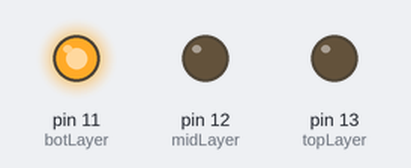
This sketch was run on a simulated Arduino Uno, built with avr-gcc and run on an emulated ATmega328P. Parts: output pins drawn as LEDs (lit = HIGH). Pins used as bus, display or sensor lines are not drawn.

Above: at 0.2 s.
At 1.7 s:
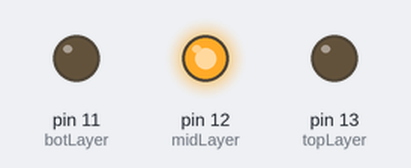
At 3.7 s:
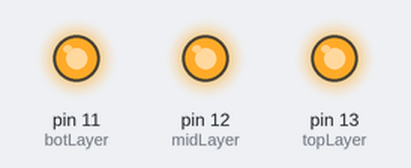
At 6.2 s:
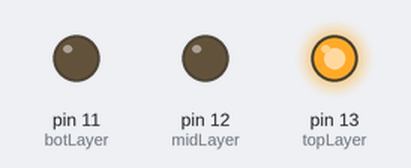
Timing chart, 0 to 6.5 s (numbered marks = the images above):
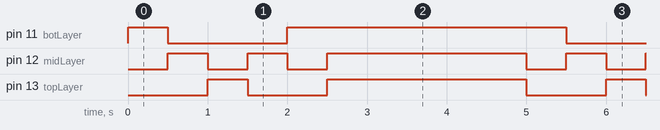

The sketch:

cube_alternate_chase.ino
```cpp
/*
  Name:      cube_alternate_chase.ino
  Description:  Layers then faces of the cube chasing.
  Build:    0.1
*/

// Speed for wait times.
int wait = 500;

// Naming and declaring the pins for the LED cube.
int topLayer = 13;
int midLayer = 12;
int botLayer = 11;

int col1 = 10;
int col2 = 9;
int col3 = 8;
int col4 = 7;
int col5 = 6;
int col6 = 5;
int col7 = 4;
int col8 = 3;
int col9 = 2;

void setup() {
  // Setting up the pins.
  pinMode(topLayer, OUTPUT);
  pinMode(midLayer, OUTPUT);
  pinMode(botLayer, OUTPUT);

  pinMode(col1, OUTPUT);
  pinMode(col2, OUTPUT);
  pinMode(col3, OUTPUT);
  pinMode(col4, OUTPUT);
  pinMode(col5, OUTPUT);
  pinMode(col6, OUTPUT);
  pinMode(col7, OUTPUT);
  pinMode(col8, OUTPUT);
  pinMode(col9, OUTPUT);
}

void loop() {

  // Main Program for the cube.

  // **************************
  // LAYERS FIRST
  // **************************

  //Turns all LED columns on.
  digitalWrite(col1, HIGH);
  digitalWrite(col2, HIGH);
  digitalWrite(col3, HIGH);
  digitalWrite(col4, HIGH);
  digitalWrite(col5, HIGH);
  digitalWrite(col6, HIGH);
  digitalWrite(col7, HIGH);
  digitalWrite(col8, HIGH);
  digitalWrite(col9, HIGH);

  // Bottom layer.
  digitalWrite(botLayer, HIGH);
  delay(wait);
  digitalWrite(botLayer, LOW);

  // Middle layer.
  digitalWrite(midLayer, HIGH);
  delay(wait);
  digitalWrite(midLayer, LOW);

  // Top layer.
  digitalWrite(topLayer, HIGH);
  delay(wait);
  digitalWrite(topLayer, LOW);

  // Middle layer.
  digitalWrite(midLayer, HIGH);
  delay(wait);
  digitalWrite(midLayer, LOW);

  // Bottom layer.
  digitalWrite(botLayer, HIGH);
  delay(wait);
  digitalWrite(botLayer, LOW);

  //Turns all LED columns off.
  digitalWrite(col1, LOW);
  digitalWrite(col2, LOW);
  digitalWrite(col3, LOW);
  digitalWrite(col4, LOW);
  digitalWrite(col5, LOW);
  digitalWrite(col6, LOW);
  digitalWrite(col7, LOW);
  digitalWrite(col8, LOW);
  digitalWrite(col9, LOW);

  // **************************
  // FACES SECOND
  // **************************

  //Turns all LED layers on.
  digitalWrite(topLayer, HIGH);
  digitalWrite(midLayer, HIGH);
  digitalWrite(botLayer, HIGH);

  // Rear Face.
  digitalWrite(col1, HIGH);
  digitalWrite(col2, HIGH);
  digitalWrite(col3, HIGH);
  delay(wait);
  digitalWrite(col1, LOW);
  digitalWrite(col2, LOW);
  digitalWrite(col3, LOW);

  // Middle Face.
  digitalWrite(col4, HIGH);
  digitalWrite(col5, HIGH);
  digitalWrite(col6, HIGH);
  delay(wait);
  digitalWrite(col4, LOW);
  digitalWrite(col5, LOW);
  digitalWrite(col6, LOW);

  // Front Face.
  digitalWrite(col7, HIGH);
  digitalWrite(col8, HIGH);
  digitalWrite(col9, HIGH);
  delay(wait);
  digitalWrite(col7, LOW);
  digitalWrite(col8, LOW);
  digitalWrite(col9, LOW);

  // Middle Face.
  digitalWrite(col4, HIGH);
  digitalWrite(col5, HIGH);
  digitalWrite(col6, HIGH);
  delay(wait);
  digitalWrite(col4, LOW);
  digitalWrite(col5, LOW);
  digitalWrite(col6, LOW);

  // Rear Face.
  digitalWrite(col1, HIGH);
  digitalWrite(col2, HIGH);
  digitalWrite(col3, HIGH);
  delay(wait);
  digitalWrite(col1, LOW);
  digitalWrite(col2, LOW);
  digitalWrite(col3, LOW);

  //Turns all LED layers off.
  digitalWrite(topLayer, LOW);
  digitalWrite(midLayer, LOW);
  digitalWrite(botLayer, LOW);
}
```

Measured:
- by itself, pin 11 (botLayer): repeats every 5.0 s: LOW 1.5 s, HIGH 3.5 s
- by itself, pin 12 (midLayer): repeats every 5.0 s: LOW 0.50 s, HIGH 0.50 s, LOW 0.50 s, HIGH 2.5 s, LOW 0.50 s, HIGH 0.50 s
- by itself, pin 13 (topLayer): repeats every 5.0 s: LOW 1.0 s, HIGH 2.5 s, LOW 1.0 s, HIGH 0.50 s
